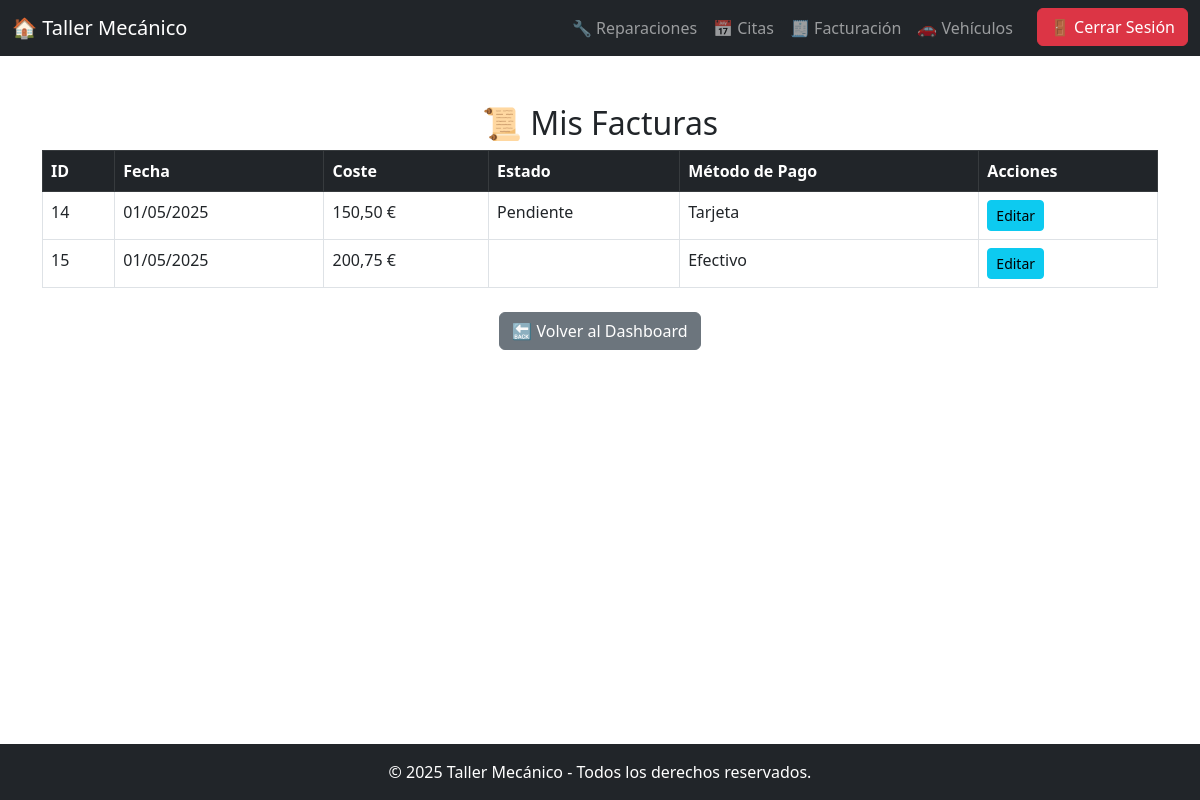
/taller_mecanico/facturas_usuario.php (signed in), run on the app's committed database.
### tables this page shows
CREATE TABLE `facturacion` (
  `ID` int(11) NOT NULL,
  `Usuario_ID` varchar(50) NOT NULL,
  `Reparacion_ID` varchar(50) NOT NULL,
  `Fecha_Emision` timestamp NOT NULL DEFAULT current_timestamp(),
  `Total` decimal(10,2) NOT NULL,
  `Estado` enum('Pendiente','Pagado','Cancelado') DEFAULT 'Pendiente',
  `Metodo_Pago` enum('Efectivo','Tarjeta','Transferencia','Paypal') NOT NULL
);

### taller_mecanico/facturas_usuario.php (the view, shortened to what this page needs)
<?php
include 'conexion.php';
$usuario_id = $_SESSION['user_id'];
$query_facturas = "SELECT * FROM facturacion WHERE Usuario_ID = ?";
$stmt = $conn->prepare($query_facturas);
$stmt->bind_param("i", $usuario_id);
$stmt->execute();
$result = $stmt->get_result();
$facturas = $result->fetch_all(MYSQLI_ASSOC);
?>
<!DOCTYPE html>
<html lang="es">
<head>
    <link rel="stylesheet" href="https://cdn.jsdelivr.net/npm/bootstrap@5.3.0-alpha1/dist/css/bootstrap.min.css">
</head>
<body>
<nav class="navbar navbar-expand-lg navbar-dark bg-dark">
    <div class="container-fluid">
        <a class="navbar-brand" href="index.php">🏠 Taller Mecánico</a>
        <div class="collapse navbar-collapse" id="navbarNav">
            <ul class="navbar-nav ms-auto">
                <li class="nav-item">
                    <a class="nav-link" href="reparaciones.php">🔧 Reparaciones</a>
                </li>
                <li class="nav-item">
                    <a class="nav-link" href="citas.php">📅 Citas</a>
                </li>
                <li class="nav-item">
                    <a class="nav-link" href="facturacion.php">🧾 Facturación</a>
                </li>
                <li class="nav-item">
                    <a class="nav-link" href="vehiculos.php">🚗 Vehículos</a>
                </li>
                <li class="nav-item ms-3">
                    <a href="logout.php" class="btn btn-danger">🚪 Cerrar Sesión</a>
                </li>
            </ul>
        </div>
    </div>
</nav>
<div class="container mt-5">
    <h2 class="text-center">📜 Mis Facturas</h2>
    <?php if (count($facturas) > 0): ?>
        <table class="table table-bordered table-hover">
            <thead class="table-dark">
                <tr>
                    <th>ID</th>
                    <th>Fecha</th>
                    <th>Coste</th>
                    <th>Estado</th>
                    <th>Método de Pago</th>
                    <th>Acciones</th>
                </tr>
            </thead>
            <tbody>
                <?php foreach ($facturas as $factura): ?>
                    <tr>
                        <td><?= htmlspecialchars($factura['ID']) ?></td>
                        <td><?= htmlspecialchars(date('d/m/Y', strtotime($factura['Fecha_Emision']))) ?></td>
                        <td><?= number_format($factura['Total'], 2, ',', '.') ?> €</td>
                        <td><?= htmlspecialchars($factura['Estado']) ?></td>
                        <td><?= htmlspecialchars($factura['Metodo_Pago']) ?></td>
                        <td>
                            <button class="btn btn-info btn-sm" data-bs-toggle="modal" data-bs-target="#editModal<?= $factura['ID'] ?>">Editar</button>
                        </td>
                    </tr>
                <?php endforeach; ?>
            </tbody>
        </table>
    <?php else: ?>
        <div class="alert alert-warning text-center">⚠️ No tienes facturas registradas.</div>
    <?php endif; ?>
    <div class="text-center mt-4">
    <a href="dashboard_cliente.php" class="btn btn-secondary">🔙 Volver al Dashboard</a>
</div>
</div>
</body>
</html>
<?php include 'footer.php'; ?>

### taller_mecanico/footer.php (style rules this page uses)
body { display: flex; flex-direction: column; min-height: 100vh; }
.container { flex: 1; }

### data on the page
facturacion: ID "14", Fecha_Emision "01/05/2025", Total "150,50", Estado "Pendiente", Metodo_Pago "Tarjeta"
facturacion: ID "15", Fecha_Emision "01/05/2025", Total "200,75", Metodo_Pago "Efectivo"
